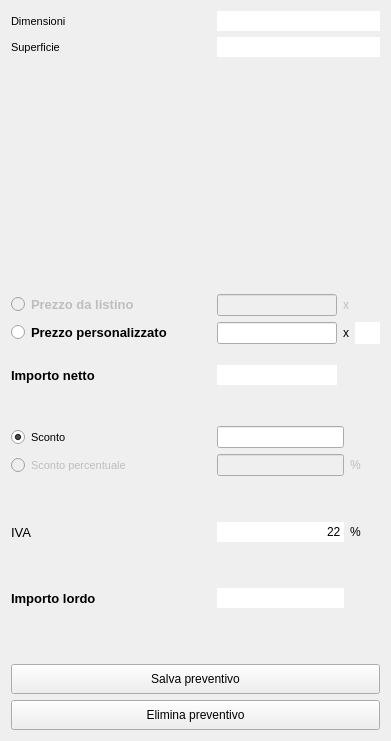
       <widget class="QWidget" name="verticalLayoutWidget_8">
        <property name="geometry">
         <rect>
          <x>1470</x>
          <y>10</y>
          <width>391</width>
          <height>741</height>
         </rect>
        </property>
        <layout class="QVBoxLayout" name="verticalLayout_8">
         <item>
          <layout class="QGridLayout" name="gridLayout_5">
           <item row="1" column="1">
            <widget class="QLineEdit" name="line_superficie">
             <property name="minimumSize">
              <size>
               <width>100</width>
               <height>0</height>
              </size>
             </property>
             <property name="font">
              <font>
               <pointsize>8</pointsize>
               <weight>50</weight>
               <bold>false</bold>
              </font>
             </property>
             <property name="text">
              <string/>
             </property>
             <property name="frame">
              <bool>false</bool>
             </property>
             <property name="alignment">
              <set>Qt::AlignRight|Qt::AlignTrailing|Qt::AlignVCenter</set>
             </property>
             <property name="readOnly">
              <bool>true</bool>
             </property>
            </widget>
           </item>
           <item row="0" column="0">
            <widget class="QLabel" name="label_32">
             <property name="sizePolicy">
              <sizepolicy hsizetype="Preferred" vsizetype="Fixed">
               <horstretch>0</horstretch>
               <verstretch>0</verstretch>
              </sizepolicy>
             </property>
             <property name="minimumSize">
              <size>
               <width>200</width>
               <height>20</height>
              </size>
             </property>
             <property name="font">
              <font>
               <pointsize>8</pointsize>
               <weight>50</weight>
               <bold>false</bold>
              </font>
             </property>
             <property name="text">
              <string>Dimensioni</string>
             </property>
            </widget>
           </item>
           <item row="0" column="1">
            <widget class="QLineEdit" name="line_dimensioni">
             <property name="minimumSize">
              <size>
               <width>50</width>
               <height>0</height>
              </size>
             </property>
             <property name="font">
              <font>
               <pointsize>8</pointsize>
               <weight>50</weight>
               <bold>false</bold>
              </font>
             </property>
             <property name="text">
              <string/>
             </property>
             <property name="frame">
              <bool>false</bool>
             </property>
             <property name="alignment">
              <set>Qt::AlignRight|Qt::AlignTrailing|Qt::AlignVCenter</set>
             </property>
             <property name="readOnly">
              <bool>true</bool>
             </property>
            </widget>
           </item>
           <item row="1" column="0">
            <widget class="QLabel" name="label_33">
             <property name="sizePolicy">
              <sizepolicy hsizetype="Preferred" vsizetype="Fixed">
               <horstretch>0</horstretch>
               <verstretch>0</verstretch>
              </sizepolicy>
             </property>
             <property name="minimumSize">
              <size>
               <width>0</width>
               <height>20</height>
              </size>
             </property>
             <property name="font">
              <font>
               <pointsize>8</pointsize>
               <weight>50</weight>
               <bold>false</bold>
              </font>
             </property>
             <property name="text">
              <string>Superficie</string>
             </property>
            </widget>
           </item>
           <item row="2" column="0">
            <widget class="QLabel" name="label_13">
             <property name="text">
              <string/>
             </property>
            </widget>
           </item>
          </layout>
         </item>
         <item>
          <spacer name="verticalSpacer_4">
           <property name="orientation">
            <enum>Qt::Vertical</enum>
           </property>
           <property name="sizeType">
            <enum>QSizePolicy::Minimum</enum>
           </property>
           <property name="sizeHint" stdset="0">
            <size>
             <width>20</width>
             <height>40</height>
            </size>
           </property>
          </spacer>
         </item>
         <item>
          <layout class="QGridLayout" name="gridLayout">
           <item row="0" column="0">
            <widget class="QRadioButton" name="radio_prezzo_listino">
             <property name="enabled">
              <bool>false</bool>
             </property>
             <property name="sizePolicy">
              <sizepolicy hsizetype="Preferred" vsizetype="Fixed">
               <horstretch>0</horstretch>
               <verstretch>0</verstretch>
              </sizepolicy>
             </property>
             <property name="minimumSize">
              <size>
               <width>200</width>
               <height>0</height>
              </size>
             </property>
             <property name="font">
              <font>
               <pointsize>10</pointsize>
               <weight>75</weight>
               <bold>true</bold>
              </font>
             </property>
             <property name="text">
              <string>Prezzo da listino</string>
             </property>
            </widget>
           </item>
           <item row="0" column="2">
            <widget class="QLabel" name="label_22">
             <property name="enabled">
              <bool>false</bool>
             </property>
             <property name="text">
              <string>x</string>
             </property>
            </widget>
           </item>
           <item row="1" column="1">
            <widget class="QLineEdit" name="edit_prezzo_custom">
             <property name="enabled">
              <bool>true</bool>
             </property>
             <property name="text">
              <string/>
             </property>
             <property name="alignment">
              <set>Qt::AlignRight|Qt::AlignTrailing|Qt::AlignVCenter</set>
             </property>
             <property name="readOnly">
              <bool>false</bool>
             </property>
             <property name="clearButtonEnabled">
              <bool>false</bool>
             </property>
            </widget>
           </item>
           <item row="1" column="0">
            <widget class="QRadioButton" name="radio_prezzo_custom">
             <property name="sizePolicy">
              <sizepolicy hsizetype="Preferred" vsizetype="Fixed">
               <horstretch>0</horstretch>
               <verstretch>0</verstretch>
              </sizepolicy>
             </property>
             <property name="font">
              <font>
               <pointsize>10</pointsize>
               <weight>75</weight>
               <bold>true</bold>
              </font>
             </property>
             <property name="text">
              <string>Prezzo personalizzato</string>
             </property>
             <property name="checked">
              <bool>true</bool>
             </property>
            </widget>
           </item>
           <item row="0" column="1">
            <widget class="QLineEdit" name="edit_prezzo_listino">
             <property name="enabled">
              <bool>false</bool>
             </property>
             <property name="sizePolicy">
              <sizepolicy hsizetype="Expanding" vsizetype="Fixed">
               <horstretch>0</horstretch>
               <verstretch>0</verstretch>
              </sizepolicy>
             </property>
             <property name="minimumSize">
              <size>
               <width>100</width>
               <height>0</height>
              </size>
             </property>
             <property name="text">
              <string/>
             </property>
             <property name="alignment">
              <set>Qt::AlignRight|Qt::AlignTrailing|Qt::AlignVCenter</set>
             </property>
             <property name="readOnly">
              <bool>true</bool>
             </property>
            </widget>
           </item>
           <item row="1" column="2">
            <widget class="QLabel" name="label_46">
             <property name="text">
              <string>x</string>
             </property>
            </widget>
           </item>
           <item row="0" column="3">
            <widget class="QLineEdit" name="line_num_pz_1">
             <property name="enabled">
              <bool>false</bool>
             </property>
             <property name="sizePolicy">
              <sizepolicy hsizetype="Fixed" vsizetype="Fixed">
               <horstretch>0</horstretch>
               <verstretch>0</verstretch>
              </sizepolicy>
             </property>
             <property name="maximumSize">
              <size>
               <width>25</width>
               <height>25</height>
              </size>
             </property>
             <property name="text">
              <string/>
             </property>
             <property name="frame">
              <bool>false</bool>
             </property>
             <property name="alignment">
              <set>Qt::AlignCenter</set>
             </property>
             <property name="readOnly">
              <bool>true</bool>
             </property>
            </widget>
           </item>
           <item row="1" column="3">
            <widget class="QLineEdit" name="line_num_pz_2">
             <property name="sizePolicy">
              <sizepolicy hsizetype="Fixed" vsizetype="Fixed">
               <horstretch>0</horstretch>
               <verstretch>0</verstretch>
              </sizepolicy>
             </property>
             <property name="maximumSize">
              <size>
               <width>25</width>
               <height>25</height>
              </size>
             </property>
             <property name="text">
              <string/>
             </property>
             <property name="frame">
              <bool>false</bool>
             </property>
             <property name="alignment">
              <set>Qt::AlignCenter</set>
             </property>
             <property name="readOnly">
              <bool>true</bool>
             </property>
            </widget>
           </item>
           <item row="3" column="0">
            <widget class="QLabel" name="label_50">
             <property name="sizePolicy">
              <sizepolicy hsizetype="Preferred" vsizetype="Preferred">
               <horstretch>0</horstretch>
               <verstretch>0</verstretch>
              </sizepolicy>
             </property>
             <property name="minimumSize">
              <size>
               <width>0</width>
               <height>20</height>
              </size>
             </property>
             <property name="font">
              <font>
               <pointsize>10</pointsize>
               <weight>75</weight>
               <bold>true</bold>
              </font>
             </property>
             <property name="text">
              <string>Importo netto</string>
             </property>
            </widget>
           </item>
           <item row="3" column="1">
            <widget class="QLineEdit" name="edit_importo_netto">
             <property name="text">
              <string/>
             </property>
             <property name="frame">
              <bool>false</bool>
             </property>
             <property name="alignment">
              <set>Qt::AlignRight|Qt::AlignTrailing|Qt::AlignVCenter</set>
             </property>
             <property name="readOnly">
              <bool>true</bool>
             </property>
            </widget>
           </item>
           <item row="2" column="0">
            <spacer name="verticalSpacer_14">
             <property name="orientation">
              <enum>Qt::Vertical</enum>
             </property>
             <property name="sizeType">
              <enum>QSizePolicy::Fixed</enum>
             </property>
             <property name="sizeHint" stdset="0">
              <size>
               <width>20</width>
               <height>15</height>
              </size>
             </property>
            </spacer>
           </item>
          </layout>
         </item>
         <item>
          <spacer name="verticalSpacer_12">
           <property name="orientation">
            <enum>Qt::Vertical</enum>
           </property>
           <property name="sizeType">
            <enum>QSizePolicy::Fixed</enum>
           </property>
           <property name="sizeHint" stdset="0">
            <size>
             <width>20</width>
             <height>35</height>
            </size>
           </property>
          </spacer>
         </item>
         <item>
          <layout class="QGridLayout" name="gridLayout_3">
           <item row="8" column="1">
            <widget class="QLineEdit" name="line_importo_lordo">
             <property name="text">
              <string/>
             </property>
             <property name="frame">
              <bool>false</bool>
             </property>
             <property name="alignment">
              <set>Qt::AlignRight|Qt::AlignTrailing|Qt::AlignVCenter</set>
             </property>
             <property name="readOnly">
              <bool>true</bool>
             </property>
            </widget>
           </item>
           <item row="6" column="0">
            <widget class="QLabel" name="label_45">
             <property name="sizePolicy">
              <sizepolicy hsizetype="Preferred" vsizetype="Preferred">
               <horstretch>0</horstretch>
               <verstretch>0</verstretch>
              </sizepolicy>
             </property>
             <property name="minimumSize">
              <size>
               <width>0</width>
               <height>20</height>
              </size>
             </property>
             <property name="font">
              <font>
               <pointsize>10</pointsize>
               <weight>50</weight>
               <bold>false</bold>
              </font>
             </property>
             <property name="text">
              <string>IVA</string>
             </property>
            </widget>
           </item>
           <item row="3" column="0">
            <widget class="QRadioButton" name="radio_sconto">
             <property name="enabled">
              <bool>true</bool>
             </property>
             <property name="sizePolicy">
              <sizepolicy hsizetype="Fixed" vsizetype="Fixed">
               <horstretch>0</horstretch>
               <verstretch>0</verstretch>
              </sizepolicy>
             </property>
             <property name="minimumSize">
              <size>
               <width>200</width>
               <height>20</height>
              </size>
             </property>
             <property name="font">
              <font>
               <pointsize>8</pointsize>
               <weight>50</weight>
               <bold>false</bold>
              </font>
             </property>
             <property name="text">
              <string>Sconto</string>
             </property>
             <property name="checked">
              <bool>true</bool>
             </property>
            </widget>
           </item>
           <item row="6" column="1">
            <widget class="QLineEdit" name="line_iva">
             <property name="text">
              <string>22</string>
             </property>
             <property name="frame">
              <bool>false</bool>
             </property>
             <property name="alignment">
              <set>Qt::AlignRight|Qt::AlignTrailing|Qt::AlignVCenter</set>
             </property>
             <property name="readOnly">
              <bool>true</bool>
             </property>
            </widget>
           </item>
           <item row="3" column="1">
            <widget class="QLineEdit" name="edit_sconto">
             <property name="enabled">
              <bool>true</bool>
             </property>
             <property name="sizePolicy">
              <sizepolicy hsizetype="Minimum" vsizetype="Fixed">
               <horstretch>0</horstretch>
               <verstretch>0</verstretch>
              </sizepolicy>
             </property>
             <property name="minimumSize">
              <size>
               <width>100</width>
               <height>0</height>
              </size>
             </property>
             <property name="font">
              <font>
               <weight>50</weight>
               <bold>false</bold>
              </font>
             </property>
             <property name="text">
              <string/>
             </property>
             <property name="alignment">
              <set>Qt::AlignRight|Qt::AlignTrailing|Qt::AlignVCenter</set>
             </property>
             <property name="readOnly">
              <bool>false</bool>
             </property>
            </widget>
           </item>
           <item row="8" column="0">
            <widget class="QLabel" name="label_48">
             <property name="sizePolicy">
              <sizepolicy hsizetype="Preferred" vsizetype="Preferred">
               <horstretch>0</horstretch>
               <verstretch>0</verstretch>
              </sizepolicy>
             </property>
             <property name="minimumSize">
              <size>
               <width>0</width>
               <height>20</height>
              </size>
             </property>
             <property name="font">
              <font>
               <pointsize>10</pointsize>
               <weight>75</weight>
               <bold>true</bold>
              </font>
             </property>
             <property name="text">
              <string>Importo lordo</string>
             </property>
            </widget>
           </item>
           <item row="4" column="0">
            <widget class="QRadioButton" name="radio_sconto_percent">
             <property name="enabled">
              <bool>false</bool>
             </property>
             <property name="sizePolicy">
              <sizepolicy hsizetype="Preferred" vsizetype="Fixed">
               <horstretch>0</horstretch>
               <verstretch>0</verstretch>
              </sizepolicy>
             </property>
             <property name="minimumSize">
              <size>
               <width>0</width>
               <height>20</height>
              </size>
             </property>
             <property name="font">
              <font>
               <pointsize>8</pointsize>
               <weight>50</weight>
               <bold>false</bold>
              </font>
             </property>
             <property name="text">
              <string>Sconto percentuale</string>
             </property>
            </widget>
           </item>
           <item row="5" column="0">
            <spacer name="verticalSpacer_11">
             <property name="orientation">
              <enum>Qt::Vertical</enum>
             </property>
             <property name="sizeType">
              <enum>QSizePolicy::Fixed</enum>
             </property>
             <property name="sizeHint" stdset="0">
              <size>
               <width>20</width>
               <height>40</height>
              </size>
             </property>
            </spacer>
           </item>
           <item row="7" column="0">
            <spacer name="verticalSpacer_13">
             <property name="orientation">
              <enum>Qt::Vertical</enum>
             </property>
             <property name="sizeType">
              <enum>QSizePolicy::Fixed</enum>
             </property>
             <property name="sizeHint" stdset="0">
              <size>
               <width>20</width>
               <height>40</height>
              </size>
             </property>
            </spacer>
           </item>
           <item row="4" column="1">
            <widget class="QLineEdit" name="edit_sconto_percent">
             <property name="enabled">
              <bool>false</bool>
             </property>
             <property name="font">
              <font>
               <weight>50</weight>
               <bold>false</bold>
              </font>
             </property>
             <property name="text">
              <string/>
             </property>
             <property name="alignment">
              <set>Qt::AlignRight|Qt::AlignTrailing|Qt::AlignVCenter</set>
             </property>
             <property name="readOnly">
              <bool>false</bool>
             </property>
            </widget>
           </item>
           <item row="4" column="3">
            <widget class="QLabel" name="label_49">
             <property name="enabled">
              <bool>false</bool>
             </property>
             <property name="text">
              <string>%</string>
             </property>
            </widget>
           </item>
           <item row="6" column="3">
            <widget class="QLabel" name="label_47">
             <property name="text">
              <string>%</string>
             </property>
            </widget>
           </item>
           <item row="4" column="4">
            <spacer name="horizontalSpacer">
             <property name="orientation">
              <enum>Qt::Horizontal</enum>
             </property>
             <property name="sizeType">
              <enum>QSizePolicy::Fixed</enum>
             </property>
             <property name="sizeHint" stdset="0">
              <size>
               <width>19</width>
               <height>20</height>
              </size>
             </property>
            </spacer>
           </item>
          </layout>
         </item>
         <item>
          <spacer name="verticalSpacer_3">
           <property name="orientation">
            <enum>Qt::Vertical</enum>
           </property>
           <property name="sizeType">
            <enum>QSizePolicy::Minimum</enum>
           </property>
           <property name="sizeHint" stdset="0">
            <size>
             <width>20</width>
             <height>50</height>
            </size>
           </property>
          </spacer>
         </item>
         <item>
          <layout class="QVBoxLayout" name="verticalLayout_10">
           <item>
            <widget class="QPushButton" name="btn_salva_prev">
             <property name="minimumSize">
              <size>
               <width>100</width>
               <height>30</height>
              </size>
             </property>
             <property name="text">
              <string>Salva preventivo</string>
             </property>
            </widget>
           </item>
           <item>
            <widget class="QPushButton" name="btn_elimina_prev">
             <property name="minimumSize">
              <size>
               <width>100</width>
               <height>30</height>
              </size>
             </property>
             <property name="text">
              <string>Elimina preventivo</string>
             </property>
            </widget>
           </item>
          </layout>
         </item>
        </layout>
       </widget>
